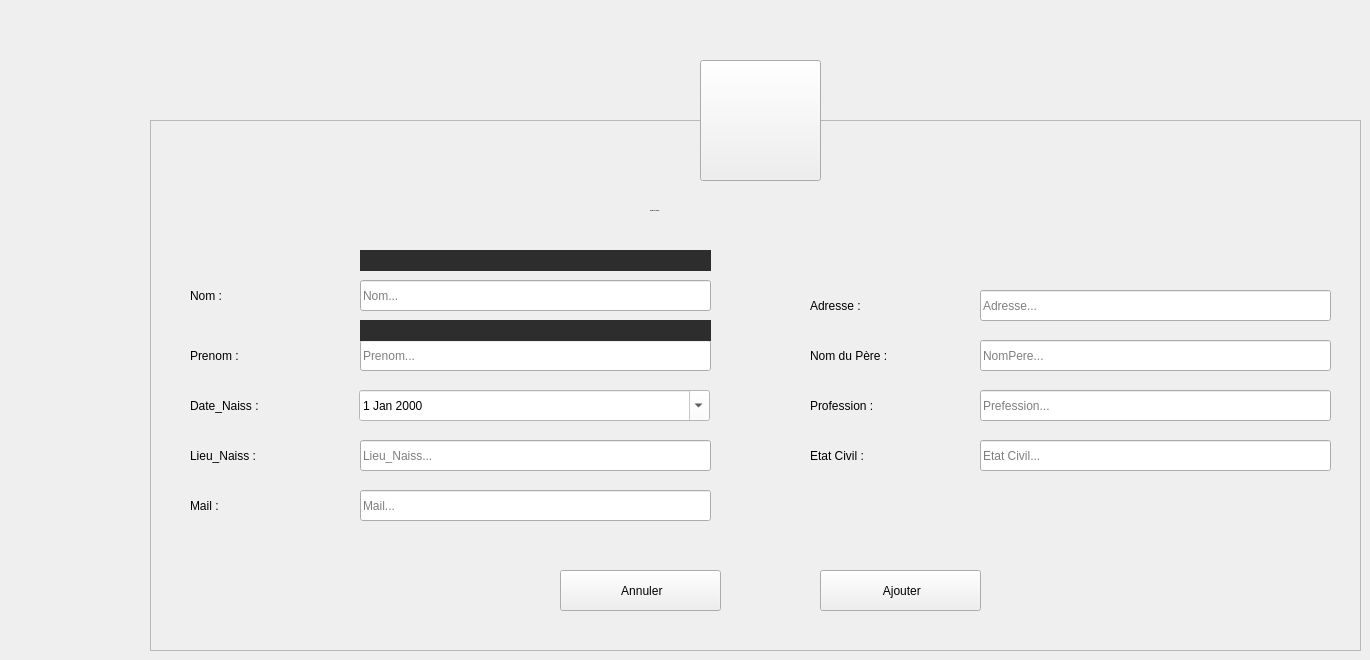
    <widget class="QWidget" name="Ajouter_Citoyen">
     <widget class="QToolButton" name="toolButton_3">
      <property name="geometry">
       <rect>
        <x>700</x>
        <y>60</y>
        <width>121</width>
        <height>121</height>
       </rect>
      </property>
      <property name="styleSheet">
       <string notr="true"/>
      </property>
      <property name="text">
       <string/>
      </property>
      <property name="icon">
       <iconset resource="ressources.qrc">
        <normaloff>:/ressources/image/systeme-de-population.png</normaloff>:/ressources/image/systeme-de-population.png</iconset>
      </property>
      <property name="iconSize">
       <size>
        <width>64</width>
        <height>64</height>
       </size>
      </property>
     </widget>
     <widget class="QFrame" name="frame_4">
      <property name="geometry">
       <rect>
        <x>150</x>
        <y>120</y>
        <width>1211</width>
        <height>531</height>
       </rect>
      </property>
      <property name="styleSheet">
       <string notr="true"/>
      </property>
      <property name="frameShape">
       <enum>QFrame::StyledPanel</enum>
      </property>
      <property name="frameShadow">
       <enum>QFrame::Raised</enum>
      </property>
      <widget class="QLabel" name="L_AjouterCitoyen">
       <property name="geometry">
        <rect>
         <x>500</x>
         <y>70</y>
         <width>281</width>
         <height>41</height>
        </rect>
       </property>
       <property name="font">
        <font>
         <family>century gothic</family>
         <pointsize>-1</pointsize>
         <weight>75</weight>
         <bold>true</bold>
        </font>
       </property>
       <property name="styleSheet">
        <string notr="true">background: transparent;</string>
       </property>
       <property name="text">
        <string>Ajouter un Citoyen</string>
       </property>
      </widget>
      <widget class="QLabel" name="L_ANomCitoyen">
       <property name="geometry">
        <rect>
         <x>40</x>
         <y>160</y>
         <width>121</width>
         <height>31</height>
        </rect>
       </property>
       <property name="styleSheet">
        <string notr="true">background: transparent;</string>
       </property>
       <property name="text">
        <string>Nom :</string>
       </property>
      </widget>
      <widget class="QLabel" name="L_APrenomCitoyen">
       <property name="geometry">
        <rect>
         <x>40</x>
         <y>220</y>
         <width>121</width>
         <height>31</height>
        </rect>
       </property>
       <property name="styleSheet">
        <string notr="true">background: transparent;</string>
       </property>
       <property name="text">
        <string>Prenom :</string>
       </property>
      </widget>
      <widget class="QLabel" name="L_ADateNaissCit">
       <property name="geometry">
        <rect>
         <x>40</x>
         <y>270</y>
         <width>131</width>
         <height>31</height>
        </rect>
       </property>
       <property name="styleSheet">
        <string notr="true">background: transparent;</string>
       </property>
       <property name="text">
        <string>Date_Naiss :</string>
       </property>
      </widget>
      <widget class="QLabel" name="L_ALieuNaissCit">
       <property name="geometry">
        <rect>
         <x>40</x>
         <y>320</y>
         <width>141</width>
         <height>31</height>
        </rect>
       </property>
       <property name="styleSheet">
        <string notr="true">background: transparent;</string>
       </property>
       <property name="text">
        <string>Lieu_Naiss :</string>
       </property>
      </widget>
      <widget class="QLabel" name="L_AMailCitoyen">
       <property name="geometry">
        <rect>
         <x>40</x>
         <y>370</y>
         <width>141</width>
         <height>31</height>
        </rect>
       </property>
       <property name="styleSheet">
        <string notr="true">background: transparent;</string>
       </property>
       <property name="text">
        <string>Mail :</string>
       </property>
      </widget>
      <widget class="QLineEdit" name="LE_ANomCitoyen">
       <property name="geometry">
        <rect>
         <x>210</x>
         <y>160</y>
         <width>351</width>
         <height>31</height>
        </rect>
       </property>
       <property name="placeholderText">
        <string>Nom...</string>
       </property>
      </widget>
      <widget class="QLineEdit" name="LE_APrenomCitoyen">
       <property name="geometry">
        <rect>
         <x>210</x>
         <y>220</y>
         <width>351</width>
         <height>31</height>
        </rect>
       </property>
       <property name="placeholderText">
        <string>Prenom...</string>
       </property>
      </widget>
      <widget class="QLineEdit" name="LE_ALieuNaissCit">
       <property name="geometry">
        <rect>
         <x>210</x>
         <y>320</y>
         <width>351</width>
         <height>31</height>
        </rect>
       </property>
       <property name="placeholderText">
        <string>Lieu_Naiss...</string>
       </property>
      </widget>
      <widget class="QLineEdit" name="LE_AMailCitoyen">
       <property name="geometry">
        <rect>
         <x>210</x>
         <y>370</y>
         <width>351</width>
         <height>31</height>
        </rect>
       </property>
       <property name="text">
        <string/>
       </property>
       <property name="placeholderText">
        <string>Mail...</string>
       </property>
      </widget>
      <widget class="QPushButton" name="B_AConfirmerCitoyen">
       <property name="geometry">
        <rect>
         <x>670</x>
         <y>450</y>
         <width>161</width>
         <height>41</height>
        </rect>
       </property>
       <property name="text">
        <string> Ajouter</string>
       </property>
       <property name="icon">
        <iconset resource="ressources.qrc">
         <normaloff>:/ressources/image/confirm.png</normaloff>:/ressources/image/confirm.png</iconset>
       </property>
       <property name="iconSize">
        <size>
         <width>20</width>
         <height>20</height>
        </size>
       </property>
      </widget>
      <widget class="QPushButton" name="B_AAnnulerCitoyen">
       <property name="geometry">
        <rect>
         <x>410</x>
         <y>450</y>
         <width>161</width>
         <height>41</height>
        </rect>
       </property>
       <property name="styleSheet">
        <string notr="true"/>
       </property>
       <property name="text">
        <string> Annuler</string>
       </property>
       <property name="icon">
        <iconset resource="ressources.qrc">
         <normaloff>:/ressources/image/close.png</normaloff>:/ressources/image/close.png</iconset>
       </property>
       <property name="iconSize">
        <size>
         <width>16</width>
         <height>16</height>
        </size>
       </property>
      </widget>
      <widget class="QLabel" name="L_AAdresseCit">
       <property name="geometry">
        <rect>
         <x>660</x>
         <y>170</y>
         <width>121</width>
         <height>31</height>
        </rect>
       </property>
       <property name="styleSheet">
        <string notr="true">background: transparent;</string>
       </property>
       <property name="text">
        <string>Adresse :</string>
       </property>
      </widget>
      <widget class="QLineEdit" name="LE_AProfessionCit">
       <property name="geometry">
        <rect>
         <x>830</x>
         <y>270</y>
         <width>351</width>
         <height>31</height>
        </rect>
       </property>
       <property name="placeholderText">
        <string>Prefession...</string>
       </property>
      </widget>
      <widget class="QLineEdit" name="LE_AAdresseCit">
       <property name="geometry">
        <rect>
         <x>830</x>
         <y>170</y>
         <width>351</width>
         <height>31</height>
        </rect>
       </property>
       <property name="placeholderText">
        <string>Adresse...</string>
       </property>
      </widget>
      <widget class="QLabel" name="L_ANomPereCit">
       <property name="geometry">
        <rect>
         <x>660</x>
         <y>220</y>
         <width>151</width>
         <height>31</height>
        </rect>
       </property>
       <property name="styleSheet">
        <string notr="true">background: transparent;</string>
       </property>
       <property name="text">
        <string>Nom du Père :</string>
       </property>
      </widget>
      <widget class="QLineEdit" name="LE_ANomPereCit">
       <property name="geometry">
        <rect>
         <x>830</x>
         <y>220</y>
         <width>351</width>
         <height>31</height>
        </rect>
       </property>
       <property name="placeholderText">
        <string>NomPere...</string>
       </property>
      </widget>
      <widget class="QLabel" name="L_AProfessionCit">
       <property name="geometry">
        <rect>
         <x>660</x>
         <y>270</y>
         <width>131</width>
         <height>31</height>
        </rect>
       </property>
       <property name="styleSheet">
        <string notr="true">background: transparent;</string>
       </property>
       <property name="text">
        <string>Profession :</string>
       </property>
      </widget>
      <widget class="QLabel" name="L_AEtatCitoyen">
       <property name="geometry">
        <rect>
         <x>660</x>
         <y>320</y>
         <width>141</width>
         <height>31</height>
        </rect>
       </property>
       <property name="styleSheet">
        <string notr="true">background: transparent;</string>
       </property>
       <property name="text">
        <string>Etat Civil :</string>
       </property>
      </widget>
      <widget class="QLineEdit" name="LE_AEtatCitoyen">
       <property name="geometry">
        <rect>
         <x>830</x>
         <y>320</y>
         <width>351</width>
         <height>31</height>
        </rect>
       </property>
       <property name="placeholderText">
        <string>Etat Civil...</string>
       </property>
      </widget>
      <widget class="QDateEdit" name="DE_ADateNaissCit">
       <property name="geometry">
        <rect>
         <x>209</x>
         <y>270</y>
         <width>351</width>
         <height>31</height>
        </rect>
       </property>
       <property name="styleSheet">
        <string notr="true">background:white;</string>
       </property>
       <property name="calendarPopup">
        <bool>true</bool>
       </property>
      </widget>
      <widget class="QLabel" name="L_ANomCitoyenA">
       <property name="geometry">
        <rect>
         <x>210</x>
         <y>130</y>
         <width>351</width>
         <height>21</height>
        </rect>
       </property>
       <property name="styleSheet">
        <string notr="true">background:rgb(45, 45, 45);</string>
       </property>
       <property name="text">
        <string/>
       </property>
      </widget>
      <widget class="QLabel" name="L_APrenomCitoyenA">
       <property name="geometry">
        <rect>
         <x>210</x>
         <y>200</y>
         <width>351</width>
         <height>21</height>
        </rect>
       </property>
       <property name="styleSheet">
        <string notr="true">background:rgb(45, 45, 45);</string>
       </property>
       <property name="text">
        <string/>
       </property>
      </widget>
     </widget>
     <zorder>frame_4</zorder>
     <zorder>toolButton_3</zorder>
    </widget>
